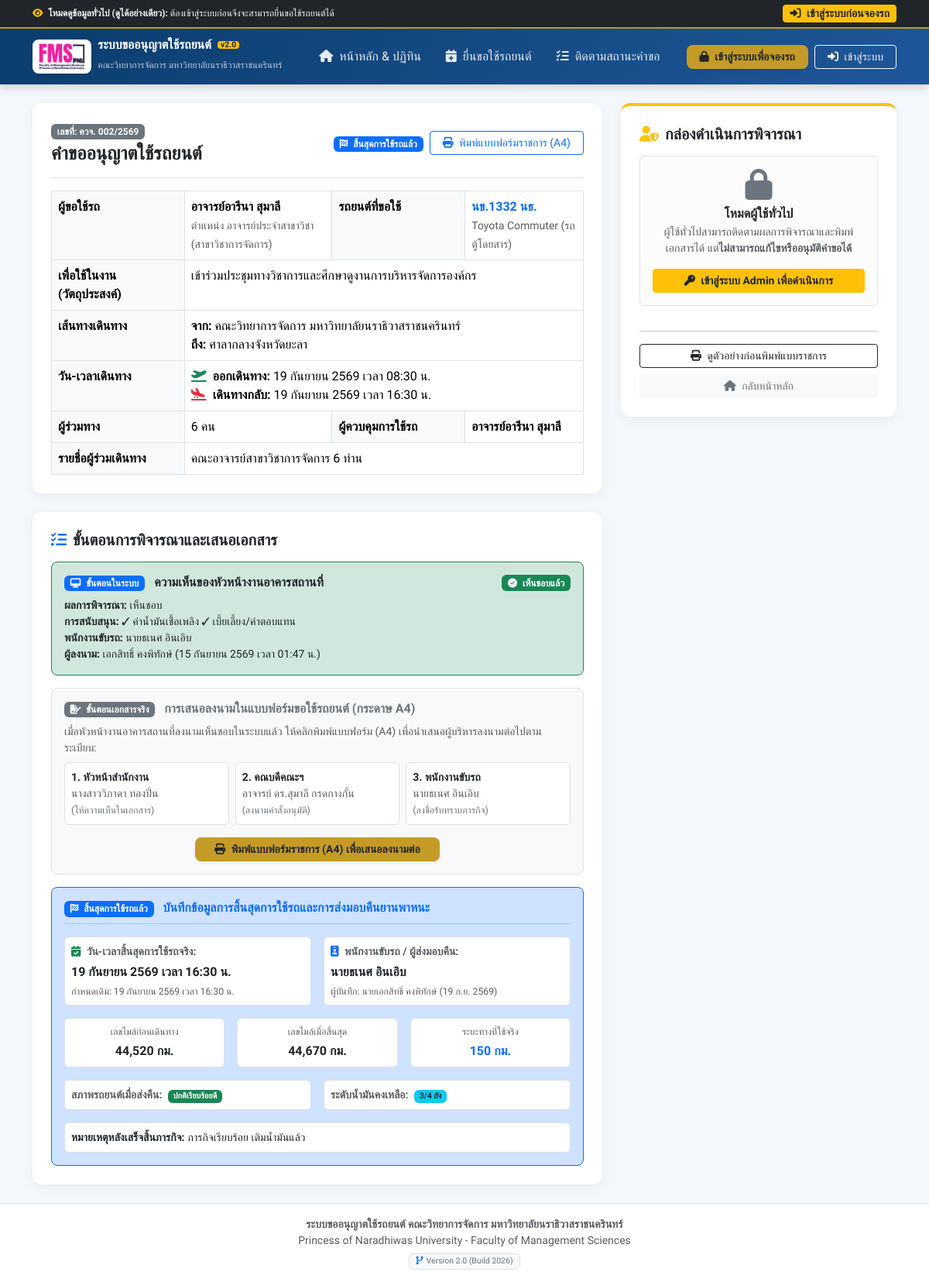
Screenshot of /booking_detail.php?id=2 with the database file from the repository.
### tables this page shows
CREATE TABLE bookings (
    id INTEGER PRIMARY KEY AUTOINCREMENT,
    doc_no TEXT UNIQUE,
    created_date DATE NOT NULL,
    user_id INTEGER,
    requester_name TEXT NOT NULL,
    requester_position TEXT NOT NULL,
    requester_department TEXT NOT NULL,
    vehicle_id INTEGER NOT NULL,
    plate_number TEXT NOT NULL,
    purpose TEXT NOT NULL,
    route_from TEXT NOT NULL,
    route_to TEXT NOT NULL,
    start_datetime DATETIME NOT NULL,
    end_datetime DATETIME NOT NULL,
    passenger_count INTEGER DEFAULT 1,
    passenger_names TEXT,
    controller_name TEXT NOT NULL,
    status TEXT DEFAULT 'pending_facility', 
    created_at DATETIME DEFAULT CURRENT_TIMESTAMP, client_ip TEXT, user_agent TEXT, is_flagged_fake INTEGER DEFAULT 0, fake_reason TEXT, actual_end_datetime DATETIME, start_mileage INTEGER, end_mileage INTEGER, fuel_level TEXT, vehicle_condition TEXT, return_notes TEXT, returned_by TEXT, return_recorded_by TEXT, return_recorded_at DATETIME, requester_phone TEXT,
    FOREIGN KEY(user_id) REFERENCES users(id),
    FOREIGN KEY(vehicle_id) REFERENCES vehicles(id)
);

CREATE TABLE vehicles (
    id INTEGER PRIMARY KEY AUTOINCREMENT,
    plate_number TEXT UNIQUE NOT NULL,
    brand_model TEXT NOT NULL,
    vehicle_type TEXT NOT NULL, -- รถตู้, รถกระบะ, รถเก๋ง
    seats INTEGER DEFAULT 14,
    status TEXT DEFAULT 'active', -- active, maintenance, inactive
    notes TEXT,
    created_at DATETIME DEFAULT CURRENT_TIMESTAMP
);

CREATE TABLE approvals (
    id INTEGER PRIMARY KEY AUTOINCREMENT,
    booking_id INTEGER UNIQUE NOT NULL,
    -- 1. หัวหน้างานอาคารสถานที่
    facility_status TEXT, -- approved, rejected
    facility_fuel INTEGER DEFAULT 0, -- 1 = มีค่าน้ำมัน
    facility_allowance INTEGER DEFAULT 0, -- 1 = มีเบี้ยเลี้ยง
    facility_other TEXT,
    facility_signer TEXT,
    facility_comment TEXT,
    facility_signed_at DATETIME,
    
    -- 2. หัวหน้าสำนักงานคณบดี
    office_status TEXT, -- approved, rejected
    office_driver_assigned TEXT,
    office_reason TEXT,
    office_other TEXT,
    office_signer TEXT,
    office_signed_at DATETIME,
    
    -- 3. คณบดีคณะวิทยาการจัดการ
    dean_status TEXT, -- approved, rejected
    dean_reason TEXT,
    dean_other TEXT,
    dean_signer TEXT,
    dean_signed_at DATETIME,
    
    -- 4. พนักงานขับรถยนต์
    driver_ack_status TEXT, -- acknowledged
    driver_signer TEXT,
    driver_acknowledged_at DATETIME,
    
    FOREIGN KEY(booking_id) REFERENCES bookings(id) ON DELETE CASCADE
);

### booking_detail.php (the view, shortened to what the rows shown need)
<?php
require_once __DIR__ . '/config/db.php';
require_once __DIR__ . '/includes/auth.php';
$bookingId = (int)($_GET['id'] ?? 0);
$stmt = $pdo->prepare("
    SELECT b.*, v.brand_model, v.vehicle_type, v.seats
    FROM bookings b
    LEFT JOIN vehicles v ON b.vehicle_id = v.id
    WHERE b.id = ?
");
$stmt->execute([$bookingId]);
$booking = $stmt->fetch();
$appStmt = $pdo->prepare("SELECT * FROM approvals WHERE booking_id = ?");
$appStmt->execute([$bookingId]);
$approval = $appStmt->fetch() ?: [];
require_once __DIR__ . '/includes/header.php';
?>
<div class="row g-4">
    <div class="col-lg-8">
        <div class="card card-custom p-4 mb-4">
            <div class="d-flex flex-wrap justify-content-between align-items-center pb-3 mb-3 border-bottom">
                <div>
                    <span class="badge bg-secondary mb-1">เลขที่: <?= htmlspecialchars($booking['doc_no'] ?? '-') ?></span>
                    <h4 class="fw-bold mb-0 text-dark">คำขออนุญาตใช้รถยนต์</h4>
                </div>
            </div>
            <div class="table-responsive">
                <table class="table table-bordered mb-0">
                    <tbody>
                        <tr>
                            <th class="bg-light" style="width: 25%;">ผู้ขอใช้รถ</th>
                            <td>
                                <strong><?= htmlspecialchars($booking['requester_name']) ?></strong><br>
                                <span class="text-muted small">ตำแหน่ง <?= htmlspecialchars($booking['requester_position']) ?> (<?= htmlspecialchars($booking['requester_department']) ?>)</span>
                            </td>
                            <th class="bg-light" style="width: 25%;">รถยนต์ที่ขอใช้</th>
                            <td>
                                <strong class="text-primary"><?= htmlspecialchars($booking['plate_number']) ?></strong><br>
                                <span class="text-muted small"><?= htmlspecialchars($booking['brand_model']) ?> (<?= htmlspecialchars($booking['vehicle_type']) ?>)</span>
                            </td>
                        </tr>
                        <tr>
                            <th class="bg-light">เพื่อใช้ในงาน (วัตถุประสงค์)</th>
                            <td colspan="3"><?= nl2br(htmlspecialchars($booking['purpose'])) ?></td>
                        </tr>
                        <tr>
                            <th class="bg-light">เส้นทางเดินทาง</th>
                            <td colspan="3">
                                <strong>จาก:</strong> <?= htmlspecialchars($booking['route_from']) ?><br>
                                <strong>ถึง:</strong> <?= htmlspecialchars($booking['route_to']) ?>
                            </td>
                        </tr>
                        <tr>
                            <th class="bg-light">วัน-เวลาเดินทาง</th>
                            <td colspan="3">
                                <div><i class="fas fa-plane-departure text-success me-2"></i><strong>ออกเดินทาง:</strong> <?= thaiDate($booking['start_datetime']) ?></div>
                                <div><i class="fas fa-plane-arrival text-danger me-2"></i><strong>เดินทางกลับ:</strong> <?= thaiDate($booking['end_datetime']) ?></div>
                            </td>
                        </tr>
                        <tr>
                            <th class="bg-light">ผู้ร่วมทาง</th>
                            <td><?= $booking['passenger_count'] ?> คน</td>
                            <th class="bg-light">ผู้ควบคุมการใช้รถ</th>
                            <td><strong><?= htmlspecialchars($booking['controller_name']) ?></strong></td>
                        </tr>
                        <?php if (!empty($booking['passenger_names'])): ?>
                        <tr>
                            <th class="bg-light">รายชื่อผู้ร่วมเดินทาง</th>
                            <td colspan="3"><?= nl2br(htmlspecialchars($booking['passenger_names'])) ?></td>
                        </tr>
                        <?php endif; ?>
                    </tbody>
                </table>
            </div>
        </div>
        <div class="card card-custom p-4">
            <div class="border rounded-3 p-3 mb-3 <?= (in_array($booking['status'], ['approved', 'completed', 'pending_office', 'pending_dean', 'pending_driver'])) ? 'border-success bg-success-subtle' : (($booking['status'] == 'pending_facility') ? 'border-warning bg-warning-subtle' : 'bg-light') ?>">
                <?php if (!empty($approval['facility_status'])): ?>
                    <div class="small">
                        <div><strong>ผลการพิจารณา:</strong> <?= ($approval['facility_status'] == 'approved') ? 'เห็นชอบ' : 'ไม่เห็นชอบ' ?></div>
                        <div><strong>การสนับสนุน:</strong>
                            <?= ($approval['facility_fuel']) ? '✓ ค่าน้ำมันเชื้อเพลิง ' : '' ?>
                            <?= ($approval['facility_allowance']) ? '✓ เบี้ยเลี้ยง/ค่าตอบแทน ' : '' ?>
                        </div>
                        <?php if (!empty($approval['office_driver_assigned'])): ?>
                            <div><strong>พนักงานขับรถ:</strong> <?= htmlspecialchars($approval['office_driver_assigned']) ?></div>
                        <?php endif; ?>
                        <div><strong>ผู้ลงนาม:</strong> <?= htmlspecialchars($approval['facility_signer'] ?? 'นายเอกสิทธิ์ คงพิทักษ์') ?> (<?= thaiDate($approval['facility_signed_at']) ?>)</div>
                    </div>
                <?php else: ?>
                    <p class="text-muted small mb-0">รอหัวหน้างานอาคารสถานที่ (นายเอกสิทธิ์ คงพิทักษ์) บันทึกความเห็นชอบและรายการสนับสนุน</p>
                <?php endif; ?>
            </div>
            <div class="border rounded-3 p-3 bg-light">
                <div class="row g-2 small">
                    <div class="col-md-4">
                        <div class="p-2 border rounded bg-white h-100">
                            <strong>3. พนักงานขับรถ</strong><br>
                            <span class="text-muted"><?= htmlspecialchars($approval['office_driver_assigned'] ?? 'นายธเนศ อินเอิบ') ?></span><br>
                            <small class="text-secondary">(ลงชื่อรับทราบภารกิจ)</small>
                        </div>
                    </div>
                </div>
            </div>
            <?php if ($booking['status'] === 'completed'): ?>
            <div class="border border-primary rounded-3 p-3 bg-primary-subtle mt-3">
                <div class="d-flex flex-wrap justify-content-between align-items-center mb-3 pb-2 border-bottom border-primary-subtle">
                    <h6 class="fw-bold mb-0 text-primary">
                        <span class="badge bg-primary text-white me-2"><i class="fas fa-flag-checkered me-1"></i> สิ้นสุดการใช้รถแล้ว</span>
                        บันทึกข้อมูลการสิ้นสุดการใช้รถและการส่งมอบคืนยานพาหนะ
                    </h6>
                </div>
                <div class="row g-3 small">
                    <div class="col-md-6">
                        <div class="p-2 bg-white rounded border h-100">
                            <div class="text-muted mb-1"><i class="fas fa-calendar-check text-success me-1"></i> <strong>วัน-เวลาสิ้นสุดการใช้รถจริง:</strong></div>
                            <div class="fs-6 fw-bold text-dark"><?= !empty($booking['actual_end_datetime']) ? thaiDate($booking['actual_end_datetime']) : '-' ?></div>
                            <div class="text-muted small mt-1">กำหนดเดิม: <?= thaiDate($booking['end_datetime']) ?></div>
                        </div>
                    </div>
                    <div class="col-md-6">
                        <div class="p-2 bg-white rounded border h-100">
                            <div class="text-muted mb-1"><i class="fas fa-id-badge text-primary me-1"></i> <strong>พนักงานขับรถ / ผู้ส่งมอบคืน:</strong></div>
                            <div class="fs-6 fw-bold text-dark"><?= htmlspecialchars($booking['returned_by'] ?? ($approval['office_driver_assigned'] ?? 'นายธเนศ อินเอิบ')) ?></div>
                            <div class="text-muted small mt-1">ผู้บันทึก: <?= htmlspecialchars($booking['return_recorded_by'] ?? '-') ?> (<?= !empty($booking['return_recorded_at']) ? thaiDateShort($booking['return_recorded_at']) : '' ?>)</div>
                        </div>
                    </div>
                    <div class="col-md-4">
                        <div class="p-2 bg-white rounded border text-center h-100">
                            <div class="text-muted small mb-1">เลขไมล์ก่อนเดินทาง</div>
                            <div class="fw-bold text-dark fs-6"><?= !empty($booking['start_mileage']) ? number_format($booking['start_mileage']) . ' กม.' : '-' ?></div>
                        </div>
                    </div>
                    <div class="col-md-4">
                        <div class="p-2 bg-white rounded border text-center h-100">
                            <div class="text-muted small mb-1">เลขไมล์เมื่อสิ้นสุด</div>
                            <div class="fw-bold text-dark fs-6"><?= !empty($booking['end_mileage']) ? number_format($booking['end_mileage']) . ' กม.' : '-' ?></div>
                        </div>
                    </div>
                    <div class="col-md-4">
                        <div class="p-2 bg-white rounded border text-center h-100">
                            <div class="text-muted small mb-1">ระยะทางที่ใช้จริง</div>
                            <div class="fw-bold text-primary fs-6">
                                <?= (!empty($booking['end_mileage']) && !empty($booking['start_mileage']) && $booking['end_mileage'] >= $booking['start_mileage']) ? number_format($booking['end_mileage'] - $booking['start_mileage']) . ' กม.' : '-' ?>
                            </div>
                        </div>
                    </div>
                    <div class="col-md-6">
                        <div class="p-2 bg-white rounded border h-100">
                            <span class="text-muted"><strong>สภาพรถยนต์เมื่อส่งคืน:</strong></span>
                            <?php
                                $isClean = ($booking['vehicle_condition'] == 'ปกติเรียบร้อยดี' || empty($booking['vehicle_condition']));
                                $condBadge = $isClean ? 'bg-success' : 'bg-warning text-dark';
                            ?>
                            <span class="badge <?= $condBadge ?> ms-1"><?= htmlspecialchars($booking['vehicle_condition'] ?? 'ปกติเรียบร้อยดี') ?></span>
                        </div>
                    </div>
                    <div class="col-md-6">
                        <div class="p-2 bg-white rounded border h-100">
                            <span class="text-muted"><strong>ระดับน้ำมันคงเหลือ:</strong></span>
                            <span class="badge bg-info text-dark ms-1"><?= htmlspecialchars($booking['fuel_level'] ?? 'เต็มถัง') ?></span>
                        </div>
                    </div>
                    <?php if (!empty($booking['return_notes'])): ?>
                    <div class="col-12">
                        <div class="p-2 bg-white rounded border">
                            <strong>หมายเหตุหลังเสร็จสิ้นภารกิจ:</strong> <?= nl2br(htmlspecialchars($booking['return_notes'])) ?>
                        </div>
                    </div>
                    <?php endif; ?>
                </div>
            </div>
            <?php endif; ?>
        </div>
    </div>
</div>
<?php require_once __DIR__ . '/includes/footer.php'; ?>

### rows the page displays
bookings: doc_no "ควจ. 002/2569", requester_name "อาจารย์อารีนา สุมาลี", requester_position "อาจารย์ประจำสาขาวิชา", requester_department "สาขาวิชาการจัดการ", plate_number "นข.1332 นธ.", vehicle.brand_model "Toyota Commuter", vehicle.vehicle_type "รถตู้โดยสาร", purpose "เข้าร่วมประชุมทางวิชาการและศึกษาดูงานการบริหารจัดการองค์กร", route_from "คณะวิทยาการจัดการ มหาวิทยาลัยนราธิวาสราชนครินทร์", route_to "ศาลากลางจังหวัดยะลา", start_datetime "19 กันยายน 2569 เวลา 08:30 น.", end_datetime "19 กันยายน 2569 เวลา 16:30 น.", passenger_count "6", controller_name "อาจารย์อารีนา สุมาลี", passenger_names "คณะอาจารย์สาขาวิชาการจัดการ 6 ท่าน", actual_end_datetime "19 กันยายน 2569 เวลา 16:30 น.", returned_by "นายธเนศ อินเอิบ", return_recorded_by "นายเอกสิทธิ์ คงพิทักษ์", return_recorded_at "19 ก.ย. 2569", start_mileage "44,520", end_mileage "44,670", $booking['end_mileage'] - $booking['start_mileage'] "150", vehicle_condition "ปกติเรียบร้อยดี", fuel_level "3/4 ถัง", return_notes "ภารกิจเรียบร้อย เติมน้ำมันแล้ว"
approvals: office_driver_assigned "นายธเนศ อินเอิบ", facility_signer "เอกสิทธิ์ คงพิทักษ์", facility_signed_at "15 กันยายน 2569 เวลา 01:47 น."

### other values shown
APP_VERSION "2.0"
APP_VERSION_FULL "Version 2.0 (Build 2026)"
